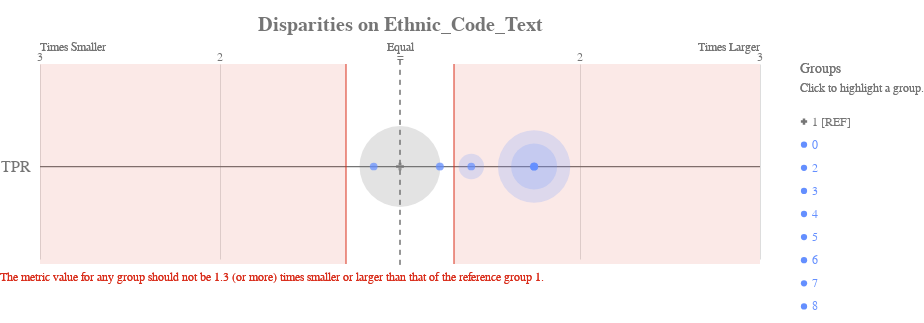

The notebook cell saved with this chart:
### Code cell
#After: Run Aequitas for the new, fairness-aware model

df_4 = new_preds_4
df_4 = df_4.rename(columns = {label_col:'label_value'}) # naming for Aequitas
df_4['Ethnic_Code_Text'] = df_4.Ethnic_Code_Text.astype(str) #changing type for Aequitas
bdf_4 = aequitas_audit(df_4, protected_attribute_ref_group)
ap.disparity(bdf_4, metrics, attr_col, fairness_threshold=disparity_threshold)

### Figure 1 — Vega-Lite specification as saved in the notebook (floating-point values rounded to 4 significant figures)
{"config": {"view": {"continuousWidth": 400, "continuousHeight": 300, "strokeWidth": 0}, "axisLeft": {"labelColor": "rgb(117,117,117)", "labelFont": "Arial", "labelFontSize": 16}, "title": {"align": "center", "baseline": "middle", "color": "rgb(117,117,117)", "font": "Arial", "fontSize": 20, "fontWeight": "bold"}}, "layer": [{"data": {"name": "data-1f2af75cfead9a3854ee453922b4eaab"}, "mark": {"type": "rule", "stroke": "rgb(117,117,117)", "strokeWidth": 1.25, "tooltip": ""}, "encoding": {"x": {"type": "quantitative", "field": "x", "scale": {"domain": [-2, 2], "range": [40.0, 760.0]}}, "x2": {"field": "x2"}, "y": {"type": "nominal", "axis": {"domain": false, "labelAngle": 0, "labelPadding": -30, "orient": "left", "ticks": false, "title": ""}, "field": "metric", "scale": {"domain": ["TPR"], "range": [30, 225.0]}}}}, {"data": {"name": "data-79dd248bdaa0ea02c535240e8ad022c8"}, "mark": {"type": "rule", "stroke": "rgb(117,117,117)", "strokeDash": [5, 5], "strokeWidth": 1}, "encoding": {"tooltip": {"value": "1 [REF]"}, "x": {"value": 400.0}, "y": {"value": 20.83}, "y2": {"value": 229.2}}}, {"data": {"name": "data-c233327f4cd9b4c2df31bf8015c83e4a"}, "mark": {"type": "text", "align": "center", "color": "rgb(117,117,117)", "font": "Arial", "fontSize": 12, "fontWeight": "normal", "tooltip": ""}, "encoding": {"text": {"type": "nominal", "field": "label"}, "x": {"type": "quantitative", "field": "value", "scale": {"domain": [-2, 2], "range": [40.0, 760.0]}}, "y": {"value": 17.5}}}, {"layer": [{"mark": {"type": "text", "align": "left", "fill": "rgb(117,117,117)", "font": "Arial", "fontSize": 12, "fontWeight": "normal", "tooltip": ""}, "encoding": {"text": {"value": "Times Smaller"}, "x": {"value": 40.0}, "y": {"value": 7.5}}}, {"mark": {"type": "text", "align": "right", "fill": "rgb(117,117,117)", "font": "Arial", "fontSize": 12, "fontWeight": "normal", "tooltip": ""}, "encoding": {"text": {"value": "Times Larger"}, "x": {"value": 760.0}, "y": {"value": 7.5}}}, {"mark": {"type": "text", "align": "center", "fill": "rgb(117,117,117)", "font": "Arial", "fontSize": 12, "fontWeight": "normal", "tooltip": ""}, "encoding": {"text": {"value": "Equal"}, "x": {"value": 400.0}, "y": {"value": 7.5}}}], "data": {"name": "data-79dd248bdaa0ea02c535240e8ad022c8"}}, {"layer": [{"mark": {"type": "rule", "opacity": 0.8, "stroke": "rgb(217, 46, 28)", "strokeWidth": 1.25, "tooltip": ""}, "encoding": {"x": {"type": "quantitative", "field": "min", "scale": {"domain": [-2, 2], "range": [40.0, 760.0]}}, "y": {"value": 25.0}, "y2": {"value": 225.0}}}, {"mark": {"type": "rule", "opacity": 0.8, "stroke": "rgb(217, 46, 28)", "strokeWidth": 1.25, "tooltip": ""}, "encoding": {"x": {"type": "quantitative", "field": "max", "scale": {"domain": [-2, 2], "range": [40.0, 760.0]}}, "y": {"value": 25.0}, "y2": {"value": 225.0}}}, {"layer": [{"mark": {"type": "rect", "fill": "rgb(217, 46, 28)", "opacity": 0.1, "tooltip": ""}, "encoding": {"x": {"type": "quantitative", "field": "min", "scale": {"domain": [-2, 2], "range": [40.0, 760.0]}}, "x2": {"field": "lower_end"}, "y": {"value": 25.0}, "y2": {"value": 225.0}}}, {"mark": {"type": "rect", "fill": "rgb(217, 46, 28)", "opacity": 0.1, "tooltip": ""}, "encoding": {"x": {"type": "quantitative", "field": "max", "scale": {"domain": [-2, 2], "range": [40.0, 760.0]}}, "x2": {"field": "upper_end"}, "y": {"value": 25.0}, "y2": {"value": 225.0}}}]}, {"data": {"name": "data-79dd248bdaa0ea02c535240e8ad022c8"}, "mark": {"type": "text", "align": "left", "baseline": "top", "fill": "rgb(217, 46, 28)", "font": "Arial", "fontSize": 12, "fontWeight": "normal", "tooltip": ""}, "encoding": {"text": {"value": "The metric value for any group should not be 1.3 (or more) times smaller or larger than that of the reference group 1."}, "x": {"value": 0}, "y": {"value": 233.3}}}], "data": {"name": "data-68125cfc4fc9557defd07e8d14c561c8"}}, {"layer": [{"mark": "circle"}, {"data": {"name": "data-46ebbb9f90fb026b7f779dddf08f526d"}, "mark": {"type": "circle", "opacity": 0.2}, "encoding": {"color": {"condition": {"type": "nominal", "field": "attribute_value", "legend": null, "scale": {"domain": ["1", "0", "2", "3", "4", "5", "6", "7", "8"], "range": ["rgb(117,117,117)", "rgb(100, 143, 255)", "rgb(100, 143, 255)", "rgb(100, 143, 255)", "rgb(100, 143, 255)", "rgb(100, 143, 255)", "rgb(100, 143, 255)", "rgb(100, 143, 255)", "rgb(100, 143, 255)"]}, "selection": "selector223"}, "value": "rgb(224,224,224)"}, "size": {"type": "quantitative", "field": "group_size", "legend": null, "scale": {"domain": [0, 2161.0], "range": [0, 7854.0]}}, "tooltip": [{"type": "nominal", "field": "attribute_value", "title": "Group"}, {"type": "nominal", "field": "tooltip_group_size", "title": "Group Size"}, {"type": "nominal", "field": "tooltip_disparity_explanation_tpr", "title": "Disparity"}, {"type": "quantitative", "field": "tpr", "format": ".2f", "title": "TPR"}], "x": {"type": "quantitative", "axis": {"domain": false, "labels": false, "ticks": false, "title": null, "values": [1, 2, -2, -1]}, "field": "tpr_disparity_scaled", "scale": {"domain": [-2, 2], "range": [40.0, 760.0]}}, "y": {"type": "nominal", "axis": {"domain": false, "grid": false, "labels": false, "ticks": false, "title": " "}, "field": "metric_variable", "scale": {"domain": ["TPR"], "range": [30, 225.0]}}}, "selection": {"selector225": {"type": "multi", "empty": "all", "fields": ["attribute_value"]}}, "transform": [{"calculate": "'TPR'", "as": "metric_variable"}]}, {"layer": [{"mark": "point"}, {"data": {"name": "data-46ebbb9f90fb026b7f779dddf08f526d"}, "mark": {"type": "point", "filled": true, "size": 60}, "encoding": {"color": {"condition": {"type": "nominal", "field": "attribute_value", "legend": null, "scale": {"domain": ["1", "0", "2", "3", "4", "5", "6", "7", "8"], "range": ["rgb(117,117,117)", "rgb(100, 143, 255)", "rgb(100, 143, 255)", "rgb(100, 143, 255)", "rgb(100, 143, 255)", "rgb(100, 143, 255)", "rgb(100, 143, 255)", "rgb(100, 143, 255)", "rgb(100, 143, 255)"]}, "selection": "selector223"}, "value": "rgb(224,224,224)"}, "shape": {"type": "nominal", "field": "attribute_value", "legend": null, "scale": {"domain": ["1", "0", "2", "3", "4", "5", "6", "7", "8"], "range": ["cross", "circle", "circle", "circle", "circle", "circle", "circle", "circle", "circle"]}}, "tooltip": [{"type": "nominal", "field": "attribute_value", "title": "Group"}, {"type": "nominal", "field": "tooltip_group_size", "title": "Group Size"}, {"type": "nominal", "field": "tooltip_disparity_explanation_tpr", "title": "Disparity"}, {"type": "quantitative", "field": "tpr", "format": ".2f", "title": "TPR"}], "x": {"type": "quantitative", "axis": {"domain": false, "labels": false, "ticks": false, "title": null, "values": [1, 2, -2, -1]}, "field": "tpr_disparity_scaled", "scale": {"domain": [-2, 2], "range": [40.0, 760.0]}}, "y": {"type": "nominal", "axis": {"domain": false, "grid": false, "labels": false, "ticks": false, "title": " "}, "field": "metric_variable", "scale": {"domain": ["TPR"], "range": [30, 225.0]}}}, "selection": {"selector224": {"type": "multi", "empty": "all", "fields": ["attribute_value"]}}, "transform": [{"calculate": "'TPR'", "as": "metric_variable"}]}]}]}, {"layer": [{"mark": {"type": "point", "filled": true, "opacity": 1, "size": 39.48}, "encoding": {"color": {"condition": {"type": "nominal", "field": "attribute_value", "legend": null, "scale": {"domain": ["1", "0", "2", "3", "4", "5", "6", "7", "8"], "range": ["rgb(117,117,117)", "rgb(100, 143, 255)", "rgb(100, 143, 255)", "rgb(100, 143, 255)", "rgb(100, 143, 255)", "rgb(100, 143, 255)", "rgb(100, 143, 255)", "rgb(100, 143, 255)", "rgb(100, 143, 255)"]}, "selection": "selector223"}, "value": "rgb(224,224,224)"}, "shape": {"type": "nominal", "field": "attribute_value", "legend": null, "scale": {"domain": ["1", "0", "2", "3", "4", "5", "6", "7", "8"], "range": ["cross", "circle", "circle", "circle", "circle", "circle", "circle", "circle", "circle"]}}, "x": {"value": 804}, "y": {"type": "nominal", "axis": {"domain": false, "grid": false, "labels": false, "ticks": false, "title": " "}, "field": "attribute_value", "scale": {"domain": ["1", "0", "2", "3", "4", "5", "6", "7", "8"], "range": [71, 279]}}}, "selection": {"selector223": {"type": "multi", "empty": "all", "fields": ["attribute_value"]}}}, {"mark": {"type": "text", "align": "left", "baseline": "middle", "font": "Arial", "fontSize": 12, "fontWeight": "normal"}, "encoding": {"color": {"condition": {"type": "nominal", "field": "attribute_value", "legend": null, "scale": {"domain": ["1", "0", "2", "3", "4", "5", "6", "7", "8"], "range": ["rgb(117,117,117)", "rgb(100, 143, 255)", "rgb(100, 143, 255)", "rgb(100, 143, 255)", "rgb(100, 143, 255)", "rgb(100, 143, 255)", "rgb(100, 143, 255)", "rgb(100, 143, 255)", "rgb(100, 143, 255)"]}, "selection": "selector223"}, "value": "rgb(224,224,224)"}, "text": {"type": "nominal", "field": "label"}, "x": {"value": 812}, "y": {"type": "nominal", "axis": {"domain": false, "grid": false, "labels": false, "ticks": false, "title": " "}, "field": "attribute_value", "scale": {"domain": ["1", "0", "2", "3", "4", "5", "6", "7", "8"], "range": [71, 279]}}}, "selection": {"selector226": {"type": "multi", "empty": "all", "fields": ["attribute_value"]}}}, {"data": {"name": "data-79dd248bdaa0ea02c535240e8ad022c8"}, "mark": {"type": "text", "align": "left", "baseline": "middle", "color": "rgb(117,117,117)", "font": "Arial", "fontSize": 12, "fontWeight": "normal"}, "encoding": {"text": {"value": "Click to highlight a group."}, "x": {"value": 800}, "y": {"value": 49}}}, {"data": {"name": "data-79dd248bdaa0ea02c535240e8ad022c8"}, "mark": {"type": "text", "align": "left", "baseline": "middle", "color": "rgb(117,117,117)", "font": "Arial", "fontSize": 14, "fontWeight": "normal"}, "encoding": {"text": {"value": "Groups"}, "x": {"value": 800}, "y": {"value": 30}}}], "data": {"name": "data-c9942355473dd789057f7b4eedd52d1e"}}], "height": 250, "padding": {"top": 15, "bottom": 10}, "resolve": {"scale": {"size": "independent", "y": "independent"}}, "title": "Disparities on Ethnic_Code_Text", "width": 800, "$schema": "https://vega.github.io/schema/vega-lite/v4.8.1.json", "datasets": {"data-1f2af75cfead9a3854ee453922b4eaab": [{"metric": "TPR", "x": -2, "x2": 2}], "data-79dd248bdaa0ea02c535240e8ad022c8": [{"a": 1, "b": 0}, {"a": 1, "b": 0}], "data-c233327f4cd9b4c2df31bf8015c83e4a": [{"value": 1, "label": 2}, {"value": 2, "label": 3}, {"value": -2, "label": 3}, {"value": -1, "label": 2}, {"value": 0, "label": "="}], "data-68125cfc4fc9557defd07e8d14c561c8": [{"min": -0.3, "max": 0.3, "lower_end": -2, "upper_end": 2}], "data-46ebbb9f90fb026b7f779dddf08f526d": [{"attribute_name": "Ethnic_Code_Text", "attribute_value": "0", "group_size": 1438, "total_entities": 4049, "tpr": 1.0, "tpr_disparity": 1.745, "tpr_disparity_scaled": 0.7451, "tooltip_group_size": "1,438 (35.51%)", "tooltip_disparity_explanation_tpr": "1.75 times larger TPR than the reference group"}, {"attribute_name": "Ethnic_Code_Text", "attribute_value": "1", "group_size": 1801, "total_entities": 4049, "tpr": 0.573, "tpr_disparity": 1.0, "tpr_disparity_scaled": 0.0, "tooltip_group_size": "1,801 (44.48%)", "tooltip_disparity_explanation_tpr": "Reference group"}, {"attribute_name": "Ethnic_Code_Text", "attribute_value": "2", "group_size": 580, "total_entities": 4049, "tpr": 1.0, "tpr_disparity": 1.745, "tpr_disparity_scaled": 0.7451, "tooltip_group_size": "580 (14.32%)", "tooltip_disparity_explanation_tpr": "1.75 times larger TPR than the reference group"}, {"attribute_name": "Ethnic_Code_Text", "attribute_value": "3", "group_size": 178, "total_entities": 4049, "tpr": 0.8, "tpr_disparity": 1.396, "tpr_disparity_scaled": 0.396, "tooltip_group_size": "178 (4.40%)", "tooltip_disparity_explanation_tpr": "1.40 times larger TPR than the reference group"}, {"attribute_name": "Ethnic_Code_Text", "attribute_value": "4", "group_size": 21, "total_entities": 4049, "tpr": 1.0, "tpr_disparity": 1.745, "tpr_disparity_scaled": 0.7451, "tooltip_group_size": "21 (0.52%)", "tooltip_disparity_explanation_tpr": "1.75 times larger TPR than the reference group"}, {"attribute_name": "Ethnic_Code_Text", "attribute_value": "5", "group_size": 4, "total_entities": 4049, "tpr": 0.5, "tpr_disparity": 0.8725, "tpr_disparity_scaled": -0.1461, "tooltip_group_size": "4 (0.10%)", "tooltip_disparity_explanation_tpr": "1.15 times smaller TPR than the reference group"}, {"attribute_name": "Ethnic_Code_Text", "attribute_value": "6", "group_size": 21, "total_entities": 4049, "tpr": 0.7, "tpr_disparity": 1.222, "tpr_disparity_scaled": 0.2215, "tooltip_group_size": "21 (0.52%)", "tooltip_disparity_explanation_tpr": "1.22 times larger TPR than the reference group"}, {"attribute_name": "Ethnic_Code_Text", "attribute_value": "7", "group_size": 1, "total_entities": 4049, "tpr": null, "tpr_disparity": null, "tpr_disparity_scaled": null, "tooltip_group_size": "1 (0.02%)", "tooltip_disparity_explanation_tpr": "Same TPR as the reference group"}, {"attribute_name": "Ethnic_Code_Text", "attribute_value": "8", "group_size": 5, "total_entities": 4049, "tpr": null, "tpr_disparity": null, "tpr_disparity_scaled": null, "tooltip_group_size": "5 (0.12%)", "tooltip_disparity_explanation_tpr": "Same TPR as the reference group"}], "data-c9942355473dd789057f7b4eedd52d1e": [{"attribute_value": "1", "label": "1 [REF]"}, {"attribute_value": "0", "label": "0"}, {"attribute_value": "2", "label": "2"}, {"attribute_value": "3", "label": "3"}, {"attribute_value": "4", "label": "4"}, {"attribute_value": "5", "label": "5"}, {"attribute_value": "6", "label": "6"}, {"attribute_value": "7", "label": "7"}, {"attribute_value": "8", "label": "8"}]}}
